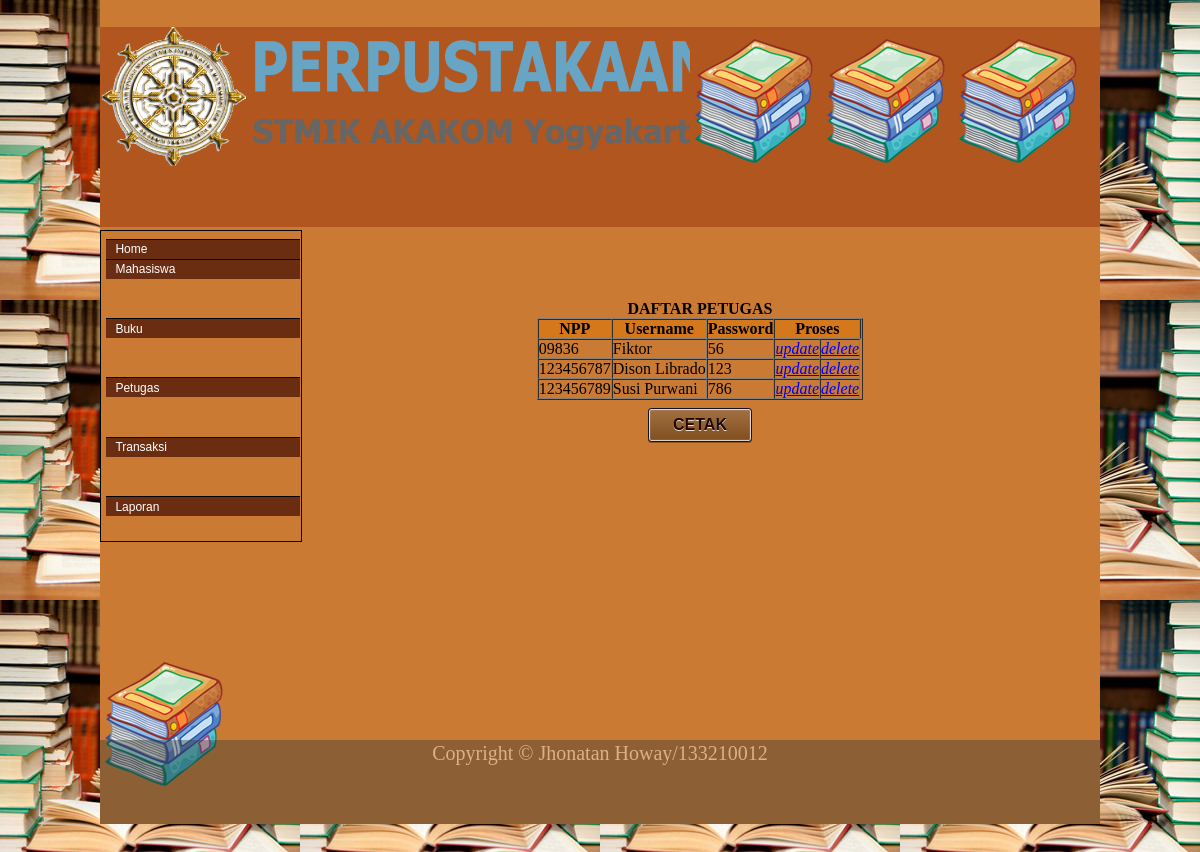
/page/tampil_daftarpetugas.php, run on the app's committed database.
### tables this page shows
CREATE TABLE IF NOT EXISTS `petugas` (
  `NPP` char(15) NOT NULL,
  `Username` varchar(15) DEFAULT NULL,
  `Password` varchar(50) DEFAULT NULL,
  PRIMARY KEY (`NPP`)
);

### page/tampil_daftarpetugas.php (the view, shortened to what this page needs)
<!DOCTYPE html>
<html>
<body background="gambar/mantap.jpg">
<link rel="stylesheet" href="../css/style.css"/>
<div id="wrap">
	<div id="header">
		<div id="title">
			<img src="gambar/1.png"/><br/></div>
		<div id="gambar">
			<img src="gambar/library.png"/>
			<img src="gambar/library.png"/>
			<img src="gambar/library.png"/>
		</div>
	</div>
	<div id="kiri">
		<div id="menu">
			<ul>
				<li><a href="index.php">Home</a></li>
				<li><a href="#">Mahasiswa</a>
				</li>
				<li><a href="#">Buku</a>
				</li>
				<li><a href="#">Petugas</a>
				</li>
				<li><a href="#">Transaksi</a>
				</li>
				<li><a href="#">Laporan</a>
				</li>
			</ul>
		</div>
		<div id="banner">
			<img src="gambar/library.png"/>
		</div>
	</div>
<div id="form1">
<?php
include_once 'koneksidb.php';
?>
<head>
<link rel="stylesheet" href="../css/style_mhs.css"/>
</head>
<body bgcolor="#df9233">
<table border='1' align='center' cellpadding="0" cellspacing="0">
<caption><b>DAFTAR PETUGAS</b></caption>
<tr bgcolor='#d5781c' align='center'>
<th>NPP</th>
<th>Username</th>
<th>Password</th>
<th colspan="6">Proses</th>
<th></th>
</tr>
<?php
$sql ="select NPP, Username, Password from petugas";
$hasil=mysqli_query($koneksi,$sql);
?>
<?php
while ($row=mysqli_fetch_assoc($hasil)){
echo "<tr>";
echo "<td> ".$row['NPP']."</td>";
echo "<td> ".$row['Username']."</td>";
echo "<td> ".$row['Password']."</td>";
echo "<td colspan='5'> <i><a href='edit_datapetugas.php?id=".$row['NPP']."'>update</a> </i></td>";
echo "<td><i><a href='delete_datapetugas.php?id=".$row['NPP']."'>delete</a> </i></td>";
echo "</tr>";
}
?>
</table>
<center><input type='button' value='CETAK' class='button' onclick='javascript:print();'></center>
</body>
	</div>
	<div id="footer">Copyright &copy; Jhonatan Howay/133210012</div>
	</div>
</body>
</html>

### css/style.css (style rules this page uses)
body { margin: 0; padding: 0; }
#wrap { max-width:1000px; margin: auto; background-color:#ca7a33; }
#header { position: relative; top:27px; max-width:1000px; height:200px; background-color:#b1561f; display: block; }
#title { font-family:Kristen ITC; font-size:16px; padding-left:2px; }
#gambar { position: absolute; width:400px; height:170px; top:10px; right:10px; background-color:#b1561f; }
#kiri { width:200px; margin-top:30px; min-height:510px; position: relative; display: block; float: left; }
#menu { position: absolute; width:200px; height:310px; display: block; border: 1px solid black; font-family:'Arial'; font-size:12px; text-decoration:none; }
#menu ul { padding:0; margin:.4em; list-style: none; text-align: left; }
#menu li { list-style-type:none; text-align: left; margin: 0; }
#menu li a { text-decoration: none; width: 175px; background-color:#6b2d12; border-top:1px solid black; padding: .2em .8em; display: block; color:white; }
#menu ul { padding:0px; margin-top:8px; }
#menu a { color:#000; text-decoration:none; display: block; width: 18em; padding: .1em .2em; }
#banner { position: absolute; top:430px; width:200px; min-height:200px; display: block; margin-bottom:200px; }
#footer { clear: both; max-width:1000px; color:#ffffff; font-size:20px; font-family: monotype corsiva; text-align:center; background-color:#303738; height:80px; padding:2px; opacity:0.4; filter:alpha(opacity=40); }

### css/style_mhs.css (style rules this page uses)
body { margin:0; padding:0; }
.button { display: inline-block; white-space: nowrap; background-color: #a27042; background-image: -webkit-gradient(linear, left top, left bottom, from(#a27042), to(#804f1e)); background-image: -webkit-linear-gradient(top, #a27042, #804f1e); background-image: -moz-linear-gradient(top, #a27042, #804f1e); background-image: -ms-linear-gradient(top, #a27042, #804f1e); background-image: -o-linear-gradient(top, #a27042, #804f1e); background-image: linear-gradient(top, #a27042, #804f1e); border: 1px solid #141427; padding: 0 1.5em; margin: 0.5em; font: bold 1em/2em Arial, Helvetica; text-decoration: none; color: #220702; text-shadow: 0 1px 0 rgba(255,255,255,.8); -moz-border-radius: .2em; -webkit-border-radius: .2em; border-radius: .2em; -moz-box-shadow: 0 0 1px 1px rgba(255,255,255,.8) inset, 0 1px 0 rgba(0,0,0,.3); -webkit-box-shadow: 0 0 1px 1px rgba(255,255,255,.8) inset, 0 1px 0 rgba(0,0,0,.3); box-shadow: 0 0 1px 1px rgba(255,255,255,.8) inset, 0 1px 0 rgba(0,0,0,.3); }
.button:before { background:#80481c; background: rgba(0,0,0,.1); float: left; width: 1em; text-align: center; font-size: 1.5em; margin: 0 1em 0 -1em; padding: 0 .2em; -moz-box-shadow: 1px 0 0 rgba(0,0,0,.5), 2px 0 0 rgba(255,255,255,.5); -webkit-box-shadow: 1px 0 0 rgba(0,0,0,.5), 2px 0 0 rgba(255,255,255,.5); box-shadow: 1px 0 0 rgba(0,0,0,.5), 2px 0 0 rgba(255,255,255,.5); -moz-border-radius: .15em 0 0 .15em; -webkit-border-radius: .15em 0 0 .15em; border-radius: .15em 0 0 .15em; pointer-events: none; }
#form1 { text-align: left; font-style: normal; margin-top:100px; padding-left:200px; }

### data on the page
petugas: NPP "09836", Username "Fiktor", Password "56"
petugas: NPP "123456787", Username "Dison Librado", Password "123"
petugas: NPP "123456789", Username "Susi Purwani", Password "786"
